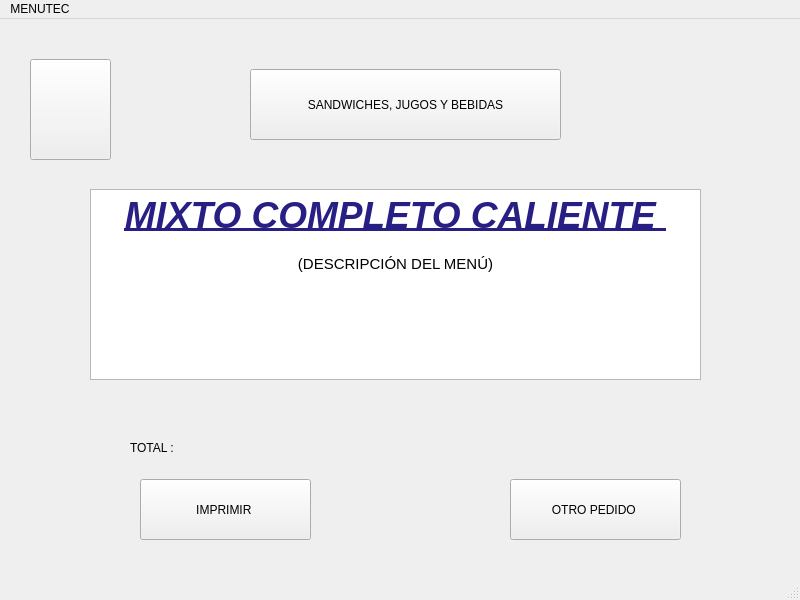
<?xml version="1.0" encoding="UTF-8"?>
<ui version="4.0">
 <class>panes1Window</class>
 <widget class="QMainWindow" name="panes1Window">
  <property name="geometry">
   <rect>
    <x>0</x>
    <y>0</y>
    <width>800</width>
    <height>600</height>
   </rect>
  </property>
  <property name="windowTitle">
   <string>MainWindow</string>
  </property>
  <widget class="QWidget" name="centralwidget">
   <widget class="QTextEdit" name="textEdit">
    <property name="geometry">
     <rect>
      <x>90</x>
      <y>170</y>
      <width>611</width>
      <height>191</height>
     </rect>
    </property>
    <property name="html">
     <string>&lt;!DOCTYPE HTML PUBLIC &quot;-//W3C//DTD HTML 4.0//EN&quot; &quot;http://www.w3.org/TR/REC-html40/strict.dtd&quot;&gt;
&lt;html&gt;&lt;head&gt;&lt;meta name=&quot;qrichtext&quot; content=&quot;1&quot; /&gt;&lt;style type=&quot;text/css&quot;&gt;
p, li { white-space: pre-wrap; }
&lt;/style&gt;&lt;/head&gt;&lt;body style=&quot; font-family:'Ubuntu'; font-size:11pt; font-weight:400; font-style:normal;&quot;&gt;
&lt;p align=&quot;center&quot; style=&quot; margin-top:0px; margin-bottom:0px; margin-left:0px; margin-right:0px; -qt-block-indent:0; text-indent:0px;&quot;&gt;&lt;span style=&quot; font-size:28pt; font-weight:600; font-style:italic; text-decoration: underline; color:#281f84;&quot;&gt;MIXTO COMPLETO CALIENTE &lt;/span&gt;&lt;/p&gt;
&lt;p align=&quot;center&quot; style=&quot;-qt-paragraph-type:empty; margin-top:0px; margin-bottom:0px; margin-left:0px; margin-right:0px; -qt-block-indent:0; text-indent:0px; font-weight:600; font-style:italic; text-decoration: underline;&quot;&gt;&lt;br /&gt;&lt;/p&gt;
&lt;p align=&quot;center&quot; style=&quot; margin-top:0px; margin-bottom:0px; margin-left:0px; margin-right:0px; -qt-block-indent:0; text-indent:0px;&quot;&gt;(DESCRIPCIÓN DEL MENÚ)&lt;/p&gt;&lt;/body&gt;&lt;/html&gt;</string>
    </property>
   </widget>
   <widget class="QPushButton" name="pushButton">
    <property name="geometry">
     <rect>
      <x>250</x>
      <y>50</y>
      <width>311</width>
      <height>71</height>
     </rect>
    </property>
    <property name="text">
     <string>SANDWICHES, JUGOS Y BEBIDAS</string>
    </property>
    <property name="icon">
     <iconset>
      <normaloff>../../.designer/backup/UTEC.png</normaloff>../../.designer/backup/UTEC.png</iconset>
    </property>
   </widget>
   <widget class="QPushButton" name="pushButton_2">
    <property name="geometry">
     <rect>
      <x>30</x>
      <y>40</y>
      <width>81</width>
      <height>101</height>
     </rect>
    </property>
    <property name="text">
     <string/>
    </property>
    <property name="icon">
     <iconset>
      <normaloff>../../.designer/backup/flecha-hacia-la-izquierda-antes-de-icono-4330-128.png</normaloff>../../.designer/backup/flecha-hacia-la-izquierda-antes-de-icono-4330-128.png</iconset>
    </property>
    <property name="iconSize">
     <size>
      <width>100</width>
      <height>100</height>
     </size>
    </property>
   </widget>
   <widget class="QPushButton" name="pushButton_4">
    <property name="geometry">
     <rect>
      <x>510</x>
      <y>460</y>
      <width>171</width>
      <height>61</height>
     </rect>
    </property>
    <property name="text">
     <string>OTRO PEDIDO </string>
    </property>
   </widget>
   <widget class="QLabel" name="label">
    <property name="geometry">
     <rect>
      <x>130</x>
      <y>420</y>
      <width>68</width>
      <height>17</height>
     </rect>
    </property>
    <property name="text">
     <string>TOTAL : </string>
    </property>
   </widget>
   <widget class="QPushButton" name="pushButton_3">
    <property name="geometry">
     <rect>
      <x>140</x>
      <y>460</y>
      <width>171</width>
      <height>61</height>
     </rect>
    </property>
    <property name="text">
     <string>IMPRIMIR </string>
    </property>
   </widget>
  </widget>
  <widget class="QMenuBar" name="menubar">
   <property name="geometry">
    <rect>
     <x>0</x>
     <y>0</y>
     <width>800</width>
     <height>25</height>
    </rect>
   </property>
   <widget class="QMenu" name="menuMENUTEC">
    <property name="title">
     <string>MENUTEC</string>
    </property>
   </widget>
   <addaction name="menuMENUTEC"/>
  </widget>
  <widget class="QStatusBar" name="statusbar"/>
 </widget>
 <resources/>
 <connections/>
</ui>
